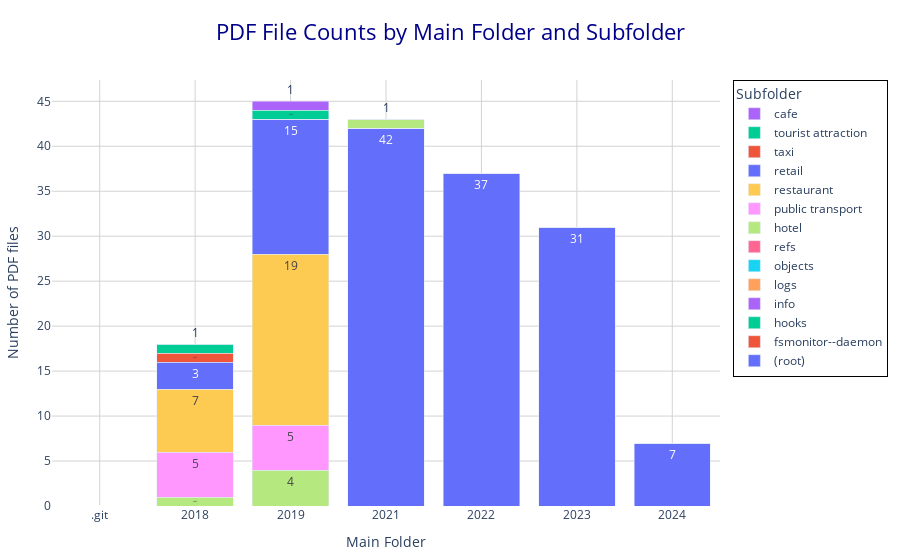

Notebook source saved alongside this figure:
### Code cell
import os
import pandas as pd
import plotly.graph_objects as go

# Set the target directory
target_dir = r"F:/automate-accounts/automate-accouts-software-/automate-accounts-developer-hiring-assessment"

# Prepare a dictionary to hold counts: {main_folder: {subfolder: count}}
pdf_counts = {}

for root, dirs, files in os.walk(target_dir):
    rel_path = os.path.relpath(root, target_dir)
    parts = rel_path.split(os.sep)
    if len(parts) == 1 and parts[0] == ".":
        continue  # skip the root itself
    main_folder = parts[0]
    subfolder = parts[1] if len(parts) > 1 else "(root)"
    count = sum(1 for f in files if f.lower().endswith(".pdf"))
    if main_folder not in pdf_counts:
        pdf_counts[main_folder] = {}
    pdf_counts[main_folder][subfolder] = (
        pdf_counts[main_folder].get(subfolder, 0) + count
    )

# Convert to DataFrame for plotting
df = pd.DataFrame(pdf_counts).fillna(0).astype(int)

# Prepare data for stacked bar chart
main_folders = df.columns.tolist()
subfolders = df.index.tolist()

fig = go.Figure()
for subfolder in subfolders:
    fig.add_trace(
        go.Bar(
            x=main_folders,
            y=df.loc[subfolder],
            name=subfolder,
            text=df.loc[subfolder],
            textposition="auto",
            hovertemplate=f"Main Folder: %{{x}}<br>Subfolder: {subfolder}<br>PDF Count: %{{y}}<extra></extra>",
        )
    )

fig.update_layout(
    barmode="stack",
    title={
        "text": "PDF File Counts by Main Folder and Subfolder",
        "x": 0.5,
        "xanchor": "center",
        "font": {"size": 22, "color": "darkblue"},
    },
    xaxis_title="Main Folder",
    yaxis_title="Number of PDF files",
    legend_title="Subfolder",
    legend=dict(x=1.02, y=1, bordercolor="Black", borderwidth=1),
    margin=dict(l=40, r=40, t=80, b=40),
    plot_bgcolor="white",
)

fig.update_xaxes(showgrid=True, gridwidth=1, gridcolor="lightgray")
fig.update_yaxes(showgrid=True, gridwidth=1, gridcolor="lightgray")

fig.show()

# --- Explanation ---
# - This script uses Plotly for interactive, annotated stacked bar charts.
# - Each bar represents a main folder, with subfolders stacked and labeled.
# - Hover tooltips show folder, subfolder, and PDF count for explainability.
# - Works in Jupyter and as a standalone Python script.

### Figure 1 — Plotly figure (JSON) as saved in the notebook; plotly's stock layout.template omitted (floating-point values rounded to 4 significant figures)
{"data": [{"hovertemplate": "Main Folder: %{x}<br>Subfolder: (root)<br>PDF Count: %{y}<extra></extra>", "name": "(root)", "text": [0.0, 0.0, 0.0, 42.0, 37.0, 31.0, 7.0], "textposition": "auto", "type": "bar", "x": [".git", "2018", "2019", "2021", "2022", "2023", "2024"], "y": [0, 0, 0, 42, 37, 31, 7]}, {"hovertemplate": "Main Folder: %{x}<br>Subfolder: fsmonitor--daemon<br>PDF Count: %{y}<extra></extra>", "name": "fsmonitor--daemon", "text": [0.0, 0.0, 0.0, 0.0, 0.0, 0.0, 0.0], "textposition": "auto", "type": "bar", "x": [".git", "2018", "2019", "2021", "2022", "2023", "2024"], "y": [0, 0, 0, 0, 0, 0, 0]}, {"hovertemplate": "Main Folder: %{x}<br>Subfolder: hooks<br>PDF Count: %{y}<extra></extra>", "name": "hooks", "text": [0.0, 0.0, 0.0, 0.0, 0.0, 0.0, 0.0], "textposition": "auto", "type": "bar", "x": [".git", "2018", "2019", "2021", "2022", "2023", "2024"], "y": [0, 0, 0, 0, 0, 0, 0]}, {"hovertemplate": "Main Folder: %{x}<br>Subfolder: info<br>PDF Count: %{y}<extra></extra>", "name": "info", "text": [0.0, 0.0, 0.0, 0.0, 0.0, 0.0, 0.0], "textposition": "auto", "type": "bar", "x": [".git", "2018", "2019", "2021", "2022", "2023", "2024"], "y": [0, 0, 0, 0, 0, 0, 0]}, {"hovertemplate": "Main Folder: %{x}<br>Subfolder: logs<br>PDF Count: %{y}<extra></extra>", "name": "logs", "text": [0.0, 0.0, 0.0, 0.0, 0.0, 0.0, 0.0], "textposition": "auto", "type": "bar", "x": [".git", "2018", "2019", "2021", "2022", "2023", "2024"], "y": [0, 0, 0, 0, 0, 0, 0]}, {"hovertemplate": "Main Folder: %{x}<br>Subfolder: objects<br>PDF Count: %{y}<extra></extra>", "name": "objects", "text": [0.0, 0.0, 0.0, 0.0, 0.0, 0.0, 0.0], "textposition": "auto", "type": "bar", "x": [".git", "2018", "2019", "2021", "2022", "2023", "2024"], "y": [0, 0, 0, 0, 0, 0, 0]}, {"hovertemplate": "Main Folder: %{x}<br>Subfolder: refs<br>PDF Count: %{y}<extra></extra>", "name": "refs", "text": [0.0, 0.0, 0.0, 0.0, 0.0, 0.0, 0.0], "textposition": "auto", "type": "bar", "x": [".git", "2018", "2019", "2021", "2022", "2023", "2024"], "y": [0, 0, 0, 0, 0, 0, 0]}, {"hovertemplate": "Main Folder: %{x}<br>Subfolder: hotel<br>PDF Count: %{y}<extra></extra>", "name": "hotel", "text": [0.0, 1.0, 4.0, 1.0, 0.0, 0.0, 0.0], "textposition": "auto", "type": "bar", "x": [".git", "2018", "2019", "2021", "2022", "2023", "2024"], "y": [0, 1, 4, 1, 0, 0, 0]}, {"hovertemplate": "Main Folder: %{x}<br>Subfolder: public transport<br>PDF Count: %{y}<extra></extra>", "name": "public transport", "text": [0.0, 5.0, 5.0, 0.0, 0.0, 0.0, 0.0], "textposition": "auto", "type": "bar", "x": [".git", "2018", "2019", "2021", "2022", "2023", "2024"], "y": [0, 5, 5, 0, 0, 0, 0]}, {"hovertemplate": "Main Folder: %{x}<br>Subfolder: restaurant<br>PDF Count: %{y}<extra></extra>", "name": "restaurant", "text": [0.0, 7.0, 19.0, 0.0, 0.0, 0.0, 0.0], "textposition": "auto", "type": "bar", "x": [".git", "2018", "2019", "2021", "2022", "2023", "2024"], "y": [0, 7, 19, 0, 0, 0, 0]}, {"hovertemplate": "Main Folder: %{x}<br>Subfolder: retail<br>PDF Count: %{y}<extra></extra>", "name": "retail", "text": [0.0, 3.0, 15.0, 0.0, 0.0, 0.0, 0.0], "textposition": "auto", "type": "bar", "x": [".git", "2018", "2019", "2021", "2022", "2023", "2024"], "y": [0, 3, 15, 0, 0, 0, 0]}, {"hovertemplate": "Main Folder: %{x}<br>Subfolder: taxi<br>PDF Count: %{y}<extra></extra>", "name": "taxi", "text": [0.0, 1.0, 0.0, 0.0, 0.0, 0.0, 0.0], "textposition": "auto", "type": "bar", "x": [".git", "2018", "2019", "2021", "2022", "2023", "2024"], "y": [0, 1, 0, 0, 0, 0, 0]}, {"hovertemplate": "Main Folder: %{x}<br>Subfolder: tourist attraction<br>PDF Count: %{y}<extra></extra>", "name": "tourist attraction", "text": [0.0, 1.0, 1.0, 0.0, 0.0, 0.0, 0.0], "textposition": "auto", "type": "bar", "x": [".git", "2018", "2019", "2021", "2022", "2023", "2024"], "y": [0, 1, 1, 0, 0, 0, 0]}, {"hovertemplate": "Main Folder: %{x}<br>Subfolder: cafe<br>PDF Count: %{y}<extra></extra>", "name": "cafe", "text": [0.0, 0.0, 1.0, 0.0, 0.0, 0.0, 0.0], "textposition": "auto", "type": "bar", "x": [".git", "2018", "2019", "2021", "2022", "2023", "2024"], "y": [0, 0, 1, 0, 0, 0, 0]}], "layout": {"barmode": "stack", "legend": {"bordercolor": "Black", "borderwidth": 1, "title": {"text": "Subfolder"}, "x": 1.02, "y": 1}, "margin": {"b": 40, "l": 40, "r": 40, "t": 80}, "plot_bgcolor": "white", "title": {"font": {"color": "darkblue", "size": 22}, "text": "PDF File Counts by Main Folder and Subfolder", "x": 0.5, "xanchor": "center"}, "xaxis": {"gridcolor": "lightgray", "gridwidth": 1, "showgrid": true, "title": {"text": "Main Folder"}}, "yaxis": {"gridcolor": "lightgray", "gridwidth": 1, "showgrid": true, "title": {"text": "Number of PDF files"}}}}
